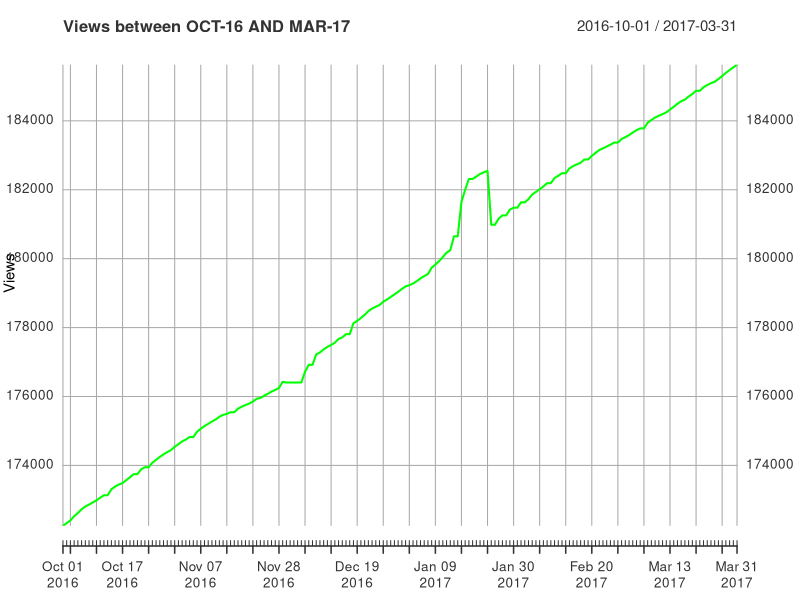
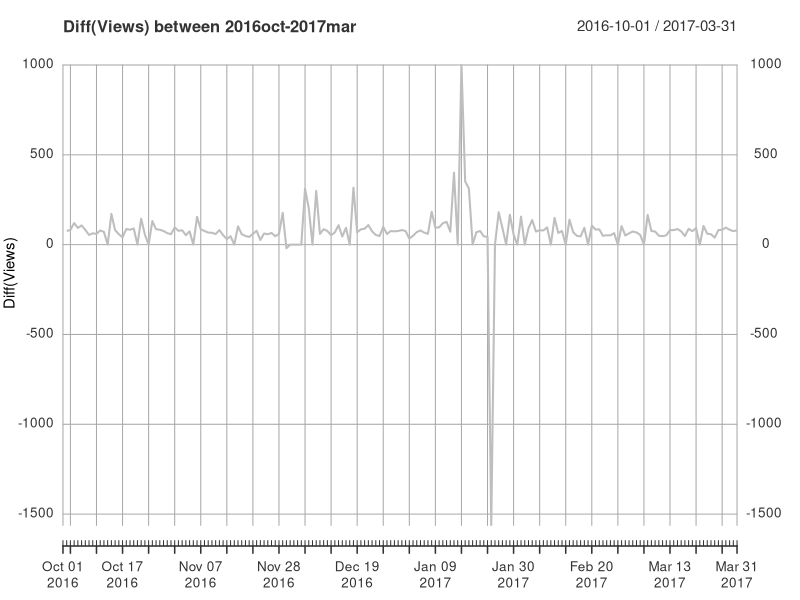
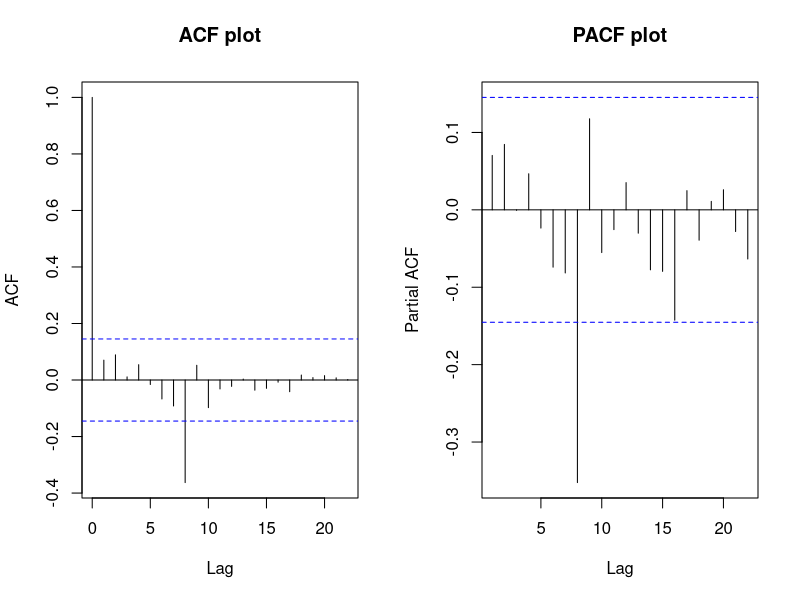

These charts were generated, in order, by the following R code: (Note: this script raises an error after producing the figures.)
#------Forecasting Views,Subscribers and Video Count-------------------#
#-----------Loading required packages

library(forecast)
library(tseries)
library(ggplot2)
library(MASS)
library(caTools)



#-----------------------------Setting the working directory-------------------------------------------#

data<-read.csv("oct_march1.csv",header = TRUE)
TSdata=data#To create a backup of original data

#---------------------------------Exploring the data-------------------------------------------------------#

head(TSdata)
str(TSdata)
summary(TSdata)
colSums(is.na(TSdata))

#-------Converting into Date fromat
TSdata$date=as.Date(TSdata$date,format="%m/%d/%Y")

str(TSdata)

#---------Extracting the date and Views columns
pviews=TSdata[,c("views","date")]
head(pviews)
#---------------------Transformation of the date data into time series------------------------------------#
library(xts)
library(zoo)
ts=xts(pviews[,1],order.by = as.Date(pviews[,2],"%Y-%m-%d"))
ts
start(ts)
end(ts)
frequency(ts)

#---------------------------plotting the views--------------------
plot(ts,ylab="Views", xlab="days",main="Views between OCT-16 AND MAR-17",col="green")


#---Checking the stationarity of transformed data using the Augmented Dickey-Fuller Test(ADF)
#If the p-value <0.05, hence, we reject the Ho: Series is Non-Stationary

adf.test(ts,alternative="s")

par(mfrow=c(1,1))

plot(diff(ts,differences = 1),ylab="Diff(Views)",xlab="daily",main="Diff(Views) between 2016oct-2017mar",col="grey")

#-------Differentiating the data
tsdata=diff(ts,differences=1)
class(tsdata)
tsdata
colnames(tsdata)
colSums(is.na(tsdata))
tsdata[,1][which(is.na(tsdata[,1]))]=median(tsdata[,1],na.rm = T)

#-------Finding the order of p and q
par(mfrow=c(1,2))
acf(tsdata,main="ACF plot")#ACF PLOT -- Moving Average or q
pacf(tsdata,main="PACF plot")#PACF PLOT -- Auto Regressive or p

class(ts)

#Running the ARIMA model
ARIMAFit=arima(ts,c(0,1,1))
summary(ARIMAFit)

#Predicting the future views
pred=predict(ARIMAFit,n.ahead=91)
pred
viewspred=pred$pred+2*pred$se
viewspred

solution=read.csv("solchannel.csv",header=TRUE)
head(solution)
solution$views=round(viewspred)
head(solution)
nrow(solution)

#--------------------Prediction of subscribers--------------------------


TSdata

subs=TSdata[,c("subscriber","date")]
head(subs)
#---------------------Transformation of the date data into time series------------------------------------#
library(xts)
library(zoo)
subts=xts(subs[,1],order.by = as.Date(subs[,2],"%Y-%m-%d"))
subts
start(subts)
end(subts)
frequency(subts)

#---------------------------plotting the views--------------------
plot(subts,ylab="Subscribers", xlab="days",main="Subscribers between OCT-16 AND MAR-17",col="green")


#-----Checking the stationarity of transformed data using the Augmented Dickey-Fuller Test(ADF)

adf.test(subts,alternative="s")

#----------Differentiating the data
subtsdata=diff(subts)
colSums(is.na(subtsdata))
head(subtsdata)
subtsdata[,1][which(is.na(subtsdata[,1]))]=median(subtsdata[,1],na.rm = T)

adf.test((subtsdata),alternative = "s")

par(mfrow=c(1,1))

plot(subtsdata,ylab="Diff(subscribers)",xlab="daily",main="Diff(subscribers) between 2016oct-2017mar",col="grey")

#-------Finding the order of p and q
par(mfrow=c(1,2))
acf(subtsdata,main="ACF plot")#ACF PLOT -- Moving Average or q
pacf(subtsdata,main="PACF plot")#PACF PLOT -- Auto Regressive or p

#Running the ARIMA model
ARIMAFitsub=arima(subts,c(0,1,1))
summary(ARIMAFitsub)

#Predicting the future Subscribers
pred1=predict(ARIMAFitsub,n.ahead=91)
pred1
subpred=pred1$pred+2*pred1$se
subpred
solution$Subscribers=round(subpred)
head(solution)



#-------------------------------Predicting the Videocount---------------------


TSdata
head(TSdata)
vc=TSdata[,c("videoscount","date")]
head(vc)
#---------------------Transformation of the date data into time series------------------------------------#
library(xts)
library(zoo)
vcts=xts(vc[,1],order.by = as.Date(vc[,2],"%Y-%m-%d"))
vcts
start(vcts)
end(vcts)
frequency(vcts)

#---------------------------plotting the views--------------------
plot(vcts,ylab="VideoCounts", xlab="days",main="Videocounts between OCT-16 AND MAR-17",col="green")


#----Checking the stationarity of transformed data using the Augmented Dickey-Fuller Test(ADF)

adf.test(vcts,alternative="s")

#--------Differentiating the data

vctsdata=diff(vcts)
colSums(is.na(vctsdata))
head(vctsdata)
vctsdata[,1][which(is.na(vctsdata[,1]))]=median(vctsdata[,1],na.rm = T)

adf.test((vctsdata),alternative = "s")

par(mfrow=c(1,1))

plot(vctsdata,ylab="Diff(Videocounts)",xlab="daily",main="Diff(videocounts) between 2016oct-2017mar",col="grey")

#-------Finding the order of p and q
par(mfrow=c(1,2))
acf(vctsdata,main="ACF plot")#ACF PLOT -- Moving Average or q
pacf(vctsdata,main="PACF plot")#PACF PLOT -- Auto Regressive or p

#Running the ARIMA model
ARIMAFitvc=arima(vcts,c(0,1,1))
summary(ARIMAFitvc)

#Predicting the future videocount
pred2=predict(ARIMAFitvc,n.ahead=91)
pred2
vcpred=pred2$pred+2*pred2$se
vcpred
solution$videocount=round(vcpred)
head(solution)
solution=solution[,c("chid","views","Subscribers","videocount","Date")]

#-----Storing the result into a csv file
write.csv(solution,"channelsol.csv",row.names = FALSE)
